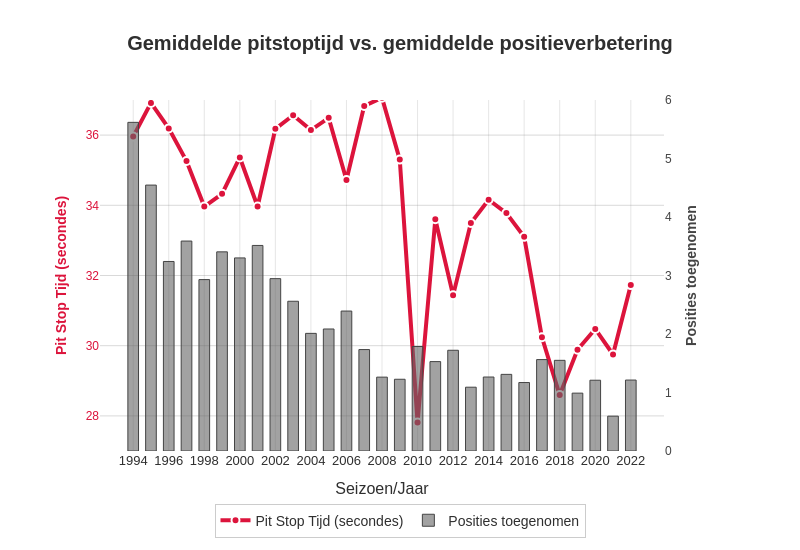

The cell this chart's notebook holds for it:
### Code cell
import pandas as pd
import plotly.graph_objects as go
from plotly.subplots import make_subplots

# 1. Load & prep
df = pd.read_csv("driver_race_pit_analysis_1994_2022.csv")
df["Year"] = (
    df["raceId"]
      .str.split(pat="_", n=1)
      .str[-1]
      .astype(int)
)
df = df.dropna(subset=["pit_sec"])

# 2. Compute the mean pit time and positions gained per year
yearly = (
    df
    .groupby("Year", as_index=False)
    .agg({
        "pit_sec": "mean",
        "positions_gained": "mean"
    })
    .rename(columns={
        "pit_sec": "avg_pit_sec",
        "positions_gained": "avg_positions_gained"
    })
)

# 3. Create subplot with secondary y-axis
fig = make_subplots(specs=[[{"secondary_y": True}]])

# 4. Add pit time line (primary axis)
fig.add_trace(
    go.Scatter(
        x=yearly["Year"],
        y=yearly["avg_pit_sec"],
        mode="lines+markers",
        name="Pit Stop Tijd (secondes)",
        line=dict(color="#DC143C", width=4),
        marker=dict(size=8, color="#DC143C", symbol="circle", 
                   line=dict(color="white", width=2))
    ),
    secondary_y=False,
)

# 5. Add positions gained bars (secondary axis)
fig.add_trace(
    go.Bar(
        x=yearly["Year"],
        y=yearly["avg_positions_gained"],
        name="Posities toegenomen",
        marker_color="rgba(100, 100, 100, 0.6)",
        marker_line=dict(color="#444444", width=1),
        width=0.6
    ),
    secondary_y=True,
)

# 6. Update layout with F1 styling
fig.update_xaxes(
    title_text="Seizoen/Jaar",
    dtick=2,
    gridcolor="rgba(128,128,128,0.2)",
    showgrid=True
)

# Primary y-axis (pit time)
fig.update_yaxes(
    title_text="<b>Pit Stop Tijd (secondes)</b>",
    title_font_color="#DC143C",
    title_font_size=14,
    tickfont_color="#DC143C",
    tickfont_size=12,
    secondary_y=False,
    gridcolor="rgba(128,128,128,0.3)",
    showgrid=True,
    range=[27, 37]
)

# Secondary y-axis (positions gained)
fig.update_yaxes(
    title_text="<b>Posities toegenomen</b>",
    title_font_color="#444444",
    title_font_size=14,
    tickfont_color="#444444",
    tickfont_size=12,
    secondary_y=True,
    showgrid=False,
    range=[0, 6]
)

fig.update_layout(
    title={
        'text': "<b>Gemiddelde pitstoptijd vs. gemiddelde positieverbetering</b>",
        'x': 0.5,
        'xanchor': 'center',
        'font': {'size': 20, 'color': '#2F2F2F'}
    },
    plot_bgcolor="white",
    paper_bgcolor="white",
    width=800,
    height=550,
    margin=dict(l=100, r=100, t=100, b=80),
    legend=dict(
        orientation="h",
        yanchor="top",
        y=-0.15,
        xanchor="center",
        x=0.5,
        bgcolor="rgba(255,255,255,0.9)",
        bordercolor="#CCCCCC",
        borderwidth=1,
        font=dict(size=14)
    ),
    font=dict(family="Arial", size=13, color="#2F2F2F")
)

fig.show()

### Figure 1 — Plotly figure (JSON) as saved in the notebook; plotly's stock layout.template omitted (floating-point values rounded to 4 significant figures)
{"data": [{"line": {"color": "#DC143C", "width": 4}, "marker": {"color": "#DC143C", "line": {"color": "white", "width": 2}, "size": 8, "symbol": "circle"}, "mode": "lines+markers", "name": "Pit Stop Tijd (secondes)", "type": "scatter", "x": [1994, 1995, 1996, 1997, 1998, 1999, 2000, 2001, 2002, 2003, 2004, 2005, 2006, 2007, 2008, 2009, 2010, 2011, 2012, 2013, 2014, 2015, 2016, 2017, 2018, 2019, 2020, 2021, 2022], "xaxis": "x", "y": [35.96, 36.92, 36.19, 35.26, 33.96, 34.33, 35.36, 33.96, 36.18, 36.57, 36.14, 36.49, 34.72, 36.83, 37.06, 35.3, 27.81, 33.6, 31.43, 33.49, 34.16, 33.78, 33.1, 30.24, 28.59, 29.88, 30.48, 29.75, 31.73], "yaxis": "y"}, {"marker": {"color": "rgba(100, 100, 100, 0.6)", "line": {"color": "#444444", "width": 1}}, "name": "Posities toegenomen", "type": "bar", "width": 0.6, "x": [1994, 1995, 1996, 1997, 1998, 1999, 2000, 2001, 2002, 2003, 2004, 2005, 2006, 2007, 2008, 2009, 2010, 2011, 2012, 2013, 2014, 2015, 2016, 2017, 2018, 2019, 2020, 2021, 2022], "xaxis": "x", "y": [5.618, 4.545, 3.24, 3.589, 2.93, 3.404, 3.3, 3.514, 2.946, 2.56, 2.011, 2.086, 2.392, 1.734, 1.263, 1.226, 1.786, 1.528, 1.722, 1.091, 1.264, 1.31, 1.17, 1.563, 1.55, 0.9892, 1.21, 0.5957, 1.213], "yaxis": "y2"}], "layout": {"font": {"color": "#2F2F2F", "family": "Arial", "size": 13}, "height": 550, "legend": {"bgcolor": "rgba(255,255,255,0.9)", "bordercolor": "#CCCCCC", "borderwidth": 1, "font": {"size": 14}, "orientation": "h", "x": 0.5, "xanchor": "center", "y": -0.15, "yanchor": "top"}, "margin": {"b": 80, "l": 100, "r": 100, "t": 100}, "paper_bgcolor": "white", "plot_bgcolor": "white", "title": {"font": {"color": "#2F2F2F", "size": 20}, "text": "<b>Gemiddelde pitstoptijd vs. gemiddelde positieverbetering</b>", "x": 0.5, "xanchor": "center"}, "width": 800, "xaxis": {"anchor": "y", "domain": [0.0, 0.94], "dtick": 2, "gridcolor": "rgba(128,128,128,0.2)", "showgrid": true, "title": {"text": "Seizoen/Jaar"}}, "yaxis": {"anchor": "x", "domain": [0.0, 1.0], "gridcolor": "rgba(128,128,128,0.3)", "range": [27, 37], "showgrid": true, "tickfont": {"color": "#DC143C", "size": 12}, "title": {"font": {"color": "#DC143C", "size": 14}, "text": "<b>Pit Stop Tijd (secondes)</b>"}}, "yaxis2": {"anchor": "x", "overlaying": "y", "range": [0, 6], "showgrid": false, "side": "right", "tickfont": {"color": "#444444", "size": 12}, "title": {"font": {"color": "#444444", "size": 14}, "text": "<b>Posities toegenomen</b>"}}}}
